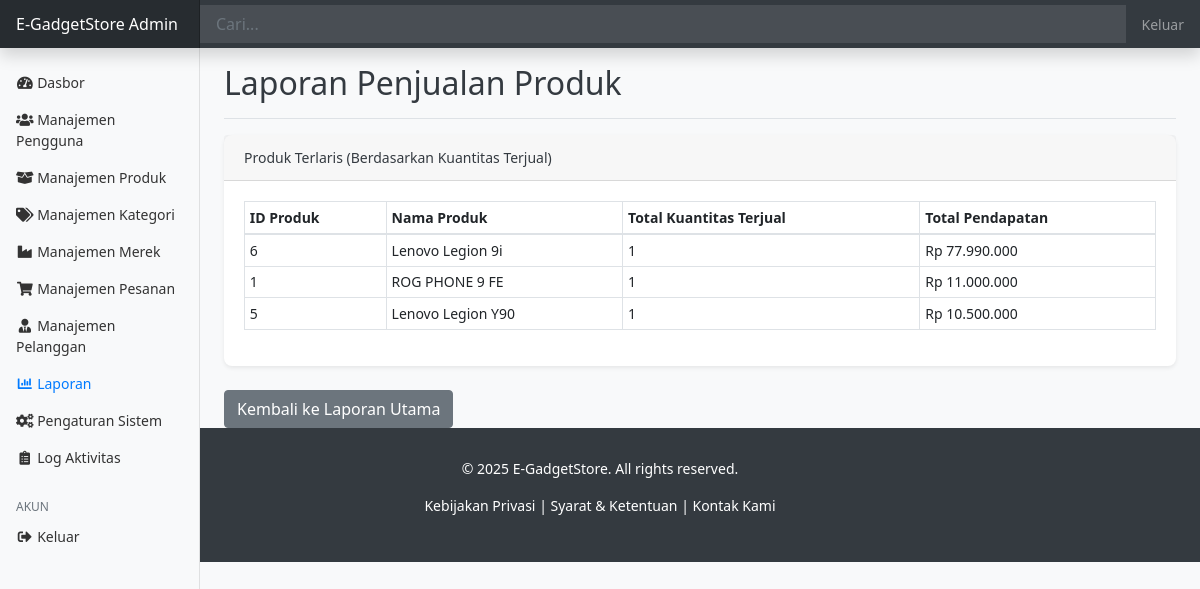
/toko_elektronik/admin/reports/product_sales_report.php (signed in), run on the app's committed database.
### tables this page shows
CREATE TABLE `products` (
  `product_id` int(11) NOT NULL,
  `category_id` int(11) DEFAULT NULL,
  `brand_id` int(11) DEFAULT NULL,
  `product_name` varchar(255) NOT NULL,
  `description` text DEFAULT NULL,
  `price` decimal(10,2) NOT NULL,
  `stock` int(11) NOT NULL DEFAULT 0,
  `image_url` varchar(255) DEFAULT NULL,
  `specs` longtext DEFAULT NULL CHECK (json_valid(`specs`)),
  `created_at` timestamp NOT NULL DEFAULT current_timestamp(),
  `updated_at` timestamp NOT NULL DEFAULT current_timestamp() ON UPDATE current_timestamp()
);

### toko_elektronik/admin/reports/product_sales_report.php (the view, shortened to what this page needs)
<?php
require_once '../../config/database.php';
$sales_data = [];
try {
    $stmt = $pdo->query("SELECT p.product_id, p.product_name, SUM(od.quantity) AS total_quantity_sold, SUM(od.quantity * od.unit_price) AS total_revenue
                         FROM order_details od
                         JOIN products p ON od.product_id = p.product_id
                         GROUP BY p.product_id, p.product_name
                         ORDER BY total_quantity_sold DESC, total_revenue DESC");
    $sales_data = $stmt->fetchAll(PDO::FETCH_ASSOC);
} catch (PDOException $e) {
    $error_message = "Error database: " . $e->getMessage();
}
include_once '../../includes/header.php';
?>
<div class="container-fluid">
    <div class="row">
        <?php include_once '../../includes/sidebar.php'; ?>
        <main role="main" class="col-md-9 ml-sm-auto col-lg-10 px-md-4">
            <div class="d-flex justify-content-between flex-wrap flex-md-nowrap align-items-center pt-3 pb-2 mb-3 border-bottom">
                <h1 class="h2">Laporan Penjualan Produk</h1>
            </div>
            <div class="card mb-4">
                <div class="card-header">
                    Produk Terlaris (Berdasarkan Kuantitas Terjual)
                </div>
                <div class="card-body">
                    <div class="table-responsive">
                        <table class="table table-bordered table-sm">
                            <thead>
                                <tr>
                                    <th>ID Produk</th>
                                    <th>Nama Produk</th>
                                    <th>Total Kuantitas Terjual</th>
                                    <th>Total Pendapatan</th>
                                </tr>
                            </thead>
                            <tbody>
                                <?php if (count($sales_data) > 0): ?>
                                    <?php foreach ($sales_data as $data): ?>
                                        <tr>
                                            <td><?php echo htmlspecialchars($data['product_id']); ?></td>
                                            <td><?php echo htmlspecialchars($data['product_name']); ?></td>
                                            <td><?php echo htmlspecialchars($data['total_quantity_sold']); ?></td>
                                            <td>Rp <?php echo number_format($data['total_revenue'], 0, ',', '.'); ?></td>
                                        </tr>
                                    <?php endforeach; ?>
                                <?php else: ?>
                                    <tr>
                                        <td colspan="4">Tidak ada data penjualan produk.</td>
                                    </tr>
                                <?php endif; ?>
                            </tbody>
                        </table>
                    </div>
                </div>
            </div>
            <a href="index.php" class="btn btn-secondary">Kembali ke Laporan Utama</a>
        </main>
    </div>
</div>
<?php include_once '../../includes/footer.php'; ?>

### toko_elektronik/assests/css/style.css (style rules this page uses)
body { font-family: 'Segoe UI', Tahoma, Geneva, Verdana, sans-serif; background-color: #f8f9fa; color: #343a40; }
.card { border: none; border-radius: .5rem; box-shadow: 0 .125rem .25rem rgba(0,0,0,.075); transition: transform 0.2s ease-in-out; }
.table th, .table td { vertical-align: middle; }

### toko_elektronik/includes/header.php (style rules this page uses)
body { font-size: .875rem; }

### data on the page
products: product_id "6", product_name "Lenovo Legion 9i", total_quantity_sold "1", total_revenue "77.990.000"
products: product_id "1", product_name "ROG PHONE 9 FE", total_quantity_sold "1", total_revenue "11.000.000"
products: product_id "5", product_name "Lenovo Legion Y90", total_quantity_sold "1", total_revenue "10.500.000"
